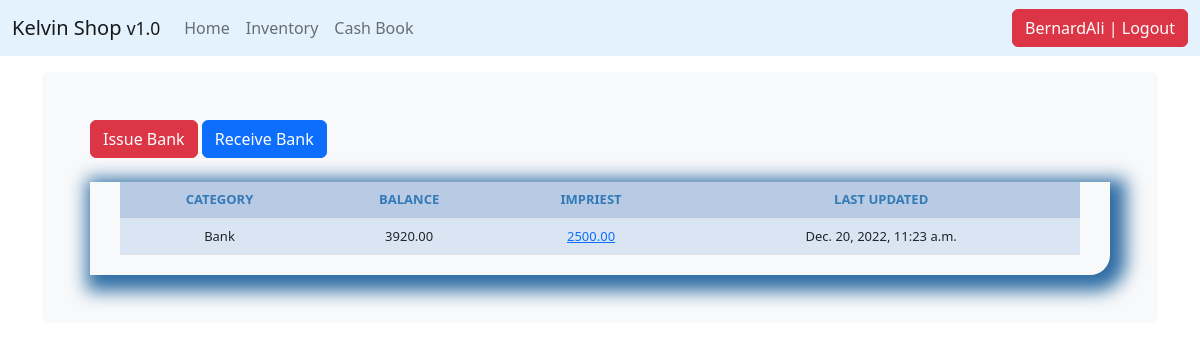
Before: /cash_detail/2/ (signed in) with the older database file.
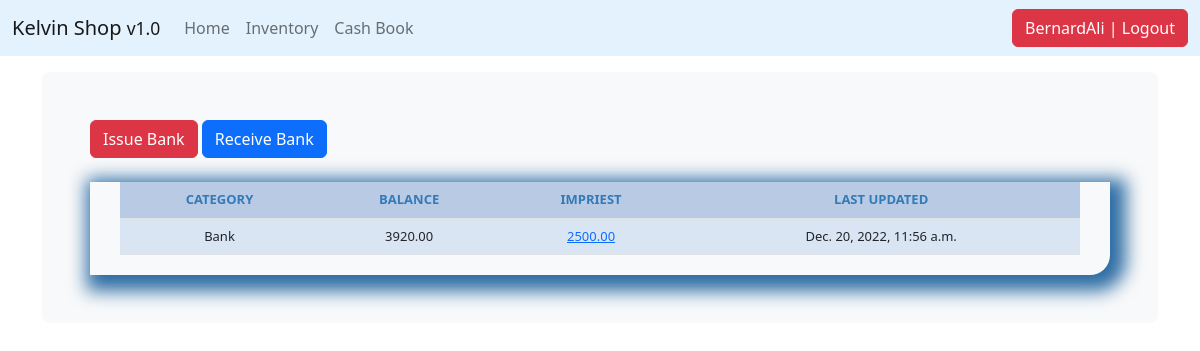
After: the same page with the newer database file.
### core/models.py (models this page shows, shortened)
class Cash(models.Model):
    category = models.CharField(max_length=50, blank=True, null=True, choices=CASH_CHOICE)
    recipient = models.CharField(max_length=50)
    detail = models.TextField(max_length=50)
    created_on = models.DateTimeField(auto_now_add=True)
    amount_in = models.DecimalField(max_digits=10, decimal_places=2, blank=True, null=True)
    amount_out = models.DecimalField(max_digits=10, decimal_places=2, blank=True, null=True)
    impriest_level = models.DecimalField(max_digits=10, decimal_places=2, blank=True, null=True)
    balance = models.DecimalField(max_digits=10, decimal_places=2, blank=True, null=True)
    issue_by = models.CharField(max_length=50, blank=True, null=True)
    export_to_CSV = models.BooleanField(default=False)
    last_updated = models.DateTimeField(auto_now=True)

### core/views.py (the view)
# urls.py: path('cash_detail/<str:pk>/', views.cash_detail, name="cash_detail"),
@login_required
def cash_detail(request, pk):
    queryset = Cash.objects.get(id=pk)
    context = {
        "queryset": queryset,
    }
    return render(request, "cash_detail.html", context)

### templates/cash_detail.html
{% extends 'base.html' %}
{% load crispy_forms_tags %}
{% block content %}
	<a href="{% url 'issue_cash' queryset.id %}"><div class='btn btn-danger'>Issue {{queryset.category}}</div></a>
    <a href="{% url 'receive_cash' queryset.id %}"><div class='btn btn-primary'>Receive {{queryset.category}}</div></a>
            <br><br>
            <div class="display_table">
              <table class='table'>
                      <tr>
                        <th>CATEGORY</th>
                        <th>BALANCE</th>
                        <th>IMPRIEST</th>
                          <th>LAST UPDATED</th>
                      </tr>
                      <tr>
                        <td>{{queryset.category}}</td>
                        <td>
                          {% if queryset.balance <= queryset.impriest_level %}
                          <div style="background-color: orange;">{{queryset.balance}}</div>
                          {% else %}{{queryset.balance}}
                          {% endif %}
                        </td>
                          <td><a href="{% url 'impriest_level' queryset.id %}">{{queryset.impriest_level}}</a></td>
                        <td>{{queryset.last_updated}}</td>
                      </tr>
              </table>
        </div>
{% endblock %}

Changed rows visible on the page:
changed Cash "Bank": last_updated "Dec. 20, 2022, 11:23 a.m." → "Dec. 20, 2022, 11:56 a.m."
